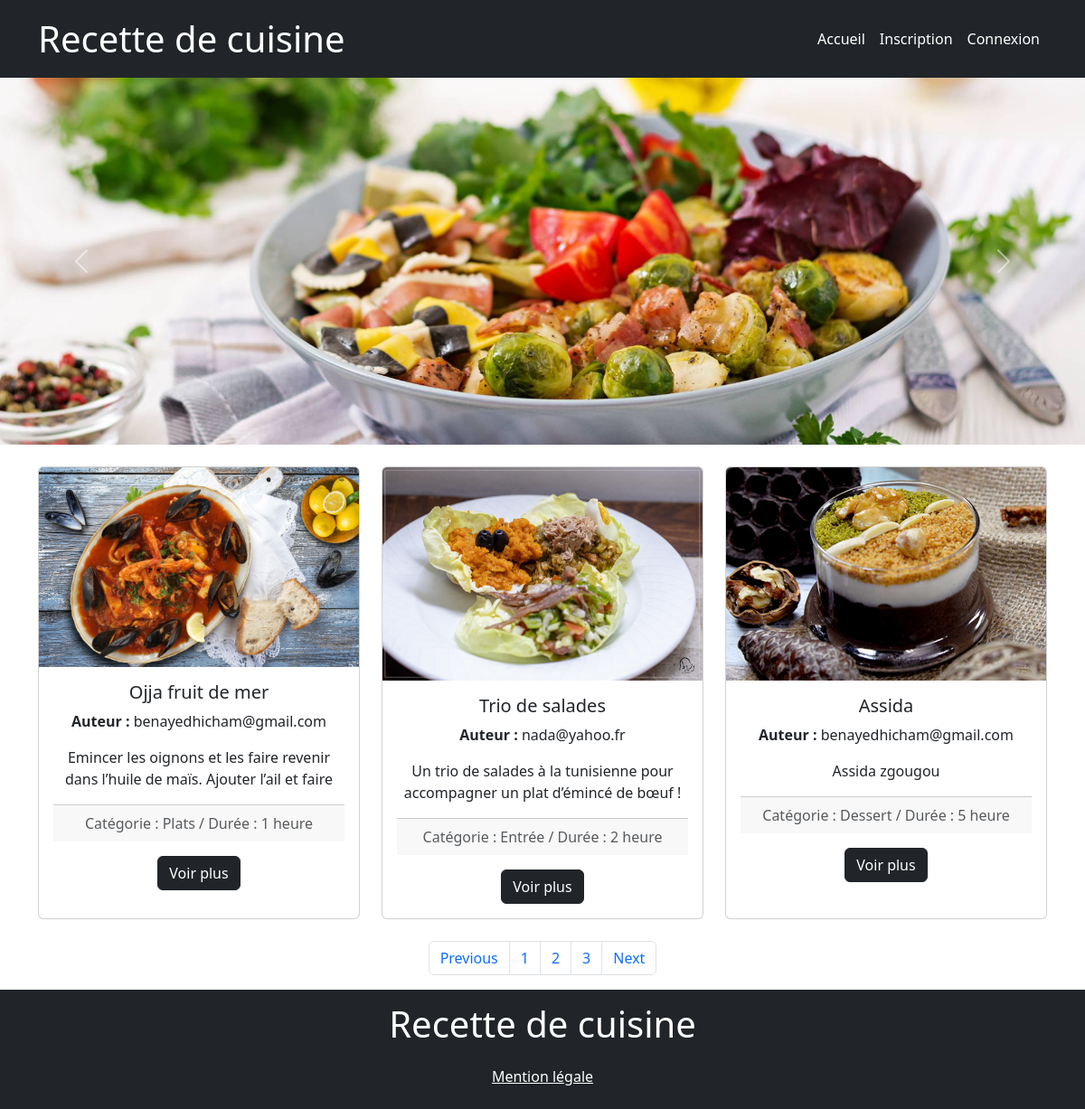
The page / on the database its author committed.
### tables this page shows
CREATE TABLE `recettes` (
  `id` int(11) NOT NULL,
  `titre` varchar(255) NOT NULL,
  `description` text NOT NULL,
  `url_img` varchar(255) NOT NULL,
  `durre` smallint(6) NOT NULL,
  `dt_creation` datetime NOT NULL DEFAULT current_timestamp(),
  `is_publie` tinyint(1) DEFAULT NULL,
  `categorie_id` int(11) NOT NULL,
  `user_id` int(11) NOT NULL
);

CREATE TABLE `users` (
  `id` int(11) NOT NULL,
  `email` varchar(255) NOT NULL,
  `password` varchar(255) NOT NULL,
  `role` varchar(255) NOT NULL DEFAULT 'redacteur',
  `dt_creation` datetime NOT NULL DEFAULT current_timestamp(),
  `is_active` tinyint(1) DEFAULT NULL
);

CREATE TABLE `categories` (
  `id` int(11) NOT NULL,
  `nom` varchar(255) NOT NULL,
  `description` text NOT NULL,
  `dt_creation` datetime NOT NULL DEFAULT current_timestamp()
);

### Controller/AbstractController.php (called while the page is built)
<?php
abstract class AbstractController{
    protected function render(string $template_name , array $data = []){
        extract($data);
        require_once "Vue/header.php";
        require_once "Vue/$template_name.php";
        require_once "Vue/footer.php";
    }
}

### Controller/FrontController.php (called while the page is built, shortened)
<?php
class FrontController extends AbstractController {
    public function home(){
        $sql=
        "
        SELECT r.id, r.titre , r.description, r.url_img, r.durre, r.dt_creation, c.nom, u.email
        FROM recettes AS r
        JOIN categories AS c
        ON r.categorie_id = c.id
        JOIN users AS u
        ON r.user_id = u.id
        ";
        $data = [
            "titre" => "Recette de cuisine",
            "recettes" => BDD::getInstance()->query($sql)
        ];
        $this->render("home", $data);
    }
}

### Model/BDD.php (called while the page is built, shortened)
<?php
class BDD{
    private static $instance = null;
    private $connexion;
    public static function getInstance(){
        if(self::$instance === null){
            self::$instance = new BDD();
        }
        return self::$instance;
    }
    private function __construct(){
        $dsn = "mysql:host=localhost;dbname=fil_rouge;charset=utf8mb4";
        $login = "root";
        $password = "root";
        $this->connexion = new PDO($dsn , $login , $password);
    }
    public function query( string $sql  , array $params = []){
        $stmt = $this->connexion->prepare($sql);
        $stmt->execute($params);
        return $stmt->fetchAll(PDO::FETCH_ASSOC);
    }
}

### Vue/home.php (the view, shortened to what this page needs)
<main>
        <div id="carouselExampleInterval" class="carousel slide" data-bs-ride="carousel">
            <div class="carousel-inner">
                <div class="carousel-item active" data-bs-interval="10000">
                <img src="Public/carrousel.jpg" class="d-block w-100" alt="...">
                </div>
            </div>
            <button class="carousel-control-prev" type="button" data-bs-target="#carouselExampleInterval" data-bs-slide="prev">
                <span class="carousel-control-prev-icon" aria-hidden="true"></span>
            </button>
            <button class="carousel-control-next" type="button" data-bs-target="#carouselExampleInterval" data-bs-slide="next">
                <span class="carousel-control-next-icon" aria-hidden="true"></span>
            </button>
        </div>
        <div class="container text-center">
            <section class="row my-4">
            <?php foreach ($recettes as $recette) : ?>
                        <div class="col-4">
                            <article class="card h-100">
                                <img src="<?php echo $recette["url_img"] ?>" class="card-img-top" alt="...">
                                <div class="card-body">
                                    <h5 class="card-title"><?php echo $recette["titre"] ?></h5>
                                    <p class="fs-6"> <b>Auteur :</b> <?php echo $recette["email"] ?></p>
                                    <p class="card-text"><?php echo more($recette["description"],15) ?></p>
                                    <div class="card-footer text-body-secondary text-center">
                                        Catégorie : <?php echo $recette["nom"] ?>  /  Durée : <?php echo $recette["durre"] ?> heure
                                    </div>
                                    <a href="<?php echo URL ?>?page=recette&id=<?php echo $recette["id"] ?>" class="btn btn-dark mt-3">Voir plus</a>
                                </div>
                            </article>
                        </div>
            <?php endforeach ?>
            </section>
        </div>
        <nav aria-label="Page navigation example" class="d-flex justify-content-center">
            <ul class="pagination">
                <li class="page-item"><a class="page-link" href="#">Previous</a></li>
                <li class="page-item"><a class="page-link" href="#">1</a></li>
                <li class="page-item"><a class="page-link" href="#">2</a></li>
                <li class="page-item"><a class="page-link" href="#">3</a></li>
                <li class="page-item"><a class="page-link" href="#">Next</a></li>
            </ul>
        </nav>
</main>

### index.php (shortened to what this page needs)
<?php
function more(string $text , int $nb_words = 10)
{
    $words = explode(" ", $text);
    $result = array_slice($words, 0 , $nb_words);
    return implode( " ", $result);
}
$page = "";
if(isset($_GET["page"]) && !empty($_GET["page"])){
    $page = $_GET["page"];
}else{
    $page = "/";
}
$routes = [
    "/" => ["home" , "FrontController"],
    "inscription" => ["inscription" , "FrontController"],
    "connexion" => ["connexion" , "FrontController"],
    "mention" => ["mention" , "FrontController"],
    "deconnexion" => ["deconnexion" , "FrontController"],
    "recette" => ["recette", "FrontController"],
    "erreur401" => ["erreur401" , "ErreurController"]
];
require_once "Model/BDD.php";
require_once "Controller/AbstractController.php";
require_once "Controller/FrontController.php";
if(array_key_exists($page , $routes)){
    $method = $routes[$page][0];
    $p = new $class();
    $id = isset($_GET["id"]) ? $_GET["id"] : null;
    call_user_func([$p, $method] , $id);
}else{
    $p = new ErreurController();
    $p->erreur(404, "La page demandée n'existe pas");
}

### Vue/header.php (shortened to what this page needs)
<!doctype html>
<html lang="fr-FR">
  <head>
    <link href="https://cdn.jsdelivr.net/npm/bootstrap@5.3.3/dist/css/bootstrap.min.css" rel="stylesheet">
    <link rel="stylesheet" href="Public/style.css">
  </head>
  <body>
    <header>
            <nav class="navbar navbar-expand-lg bg-dark text-white p-2">
                <div class="container text-white">
                    <a class="navbar-brand fs-1 text-white" href="<?php echo URL ?>">Recette de cuisine</a>
                    <div class="collapse navbar-collapse d-flex justify-content-end" id="navbarNav">
                    <ul class="navbar-nav text-white">
                        <li class="nav-item">
                        <a class="nav-link active text-white" aria-current="page" href="<?php echo URL ?>">Accueil</a>
                        </li>
                        <li class="nav-item">
                        <?php if( !isset($_SESSION["user"]) ) : ?>
                        <a class="nav-link text-white" href="<?php echo URL ?>?page=inscription">Inscription</a>
                        </li>
                        <li class="nav-item">
                        <a class="nav-link text-white" href="<?php echo URL ?>?page=connexion">Connexion</a>
                        </li>
                        <?php else : ?>
                        <li class="nav-item"><a href="<?php echo URL ?>?page=deconnexion" class="nav-link text-white">Déconnexion</a></li>
                        <li class="nav-item"><a class="nav-link text-white">Bienvenue : <?php echo $_SESSION["user"]["email"] ?></a> </li>
                        <?php endif ?>
                    </ul>
                    </div>
                </div>
        </nav>
    </header>

### Vue/footer.php (shortened to what this page needs)
    <footer class="bg-dark text-white text-lg-center p-2">
        <p class="fs-1"> <a href="<?php echo URL ?>" class="text-decoration-none text-white">Recette de cuisine</a> </p>
        <a href="<?php echo URL ?>?page=mention" class=" text-white">Mention légale</a></p>
    </footer>
  </body>
</html>

### Public/style.css (style rules this page uses)
body { display: flex; flex-direction: column; min-height: 100vh; }
main { flex: 1; }

### rows shown on the page
recettes: url_img (picture), titre "Ojja fruit de mer", user.email "benayedhicham@gmail.com", description "Emincer les oignons et les faire revenir dans l’huile de maïs. Ajouter l’ail et faire", categorie.nom "Plats", durre "1"
recettes: url_img (picture), titre "Trio de salades", user.email "nada@yahoo.fr", description "Un trio de salades à la tunisienne pour accompagner un plat d’émincé de bœuf !", categorie.nom "Entrée", durre "2"
recettes: url_img (picture), titre "Assida", user.email "benayedhicham@gmail.com", description "Assida zgougou", categorie.nom "Dessert", durre "5"
